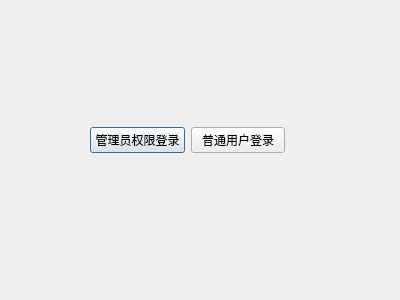
<?xml version="1.0" encoding="UTF-8"?>
<ui version="4.0">
 <class>ChooseUser</class>
 <widget class="QDialog" name="ChooseUser">
  <property name="geometry">
   <rect>
    <x>0</x>
    <y>0</y>
    <width>400</width>
    <height>300</height>
   </rect>
  </property>
  <property name="windowTitle">
   <string>Dialog</string>
  </property>
  <widget class="QWidget" name="horizontalLayoutWidget">
   <property name="geometry">
    <rect>
     <x>90</x>
     <y>100</y>
     <width>195</width>
     <height>80</height>
    </rect>
   </property>
   <layout class="QHBoxLayout" name="horizontalLayout">
    <item>
     <widget class="QPushButton" name="pushButton_2">
      <property name="text">
       <string>管理员权限登录</string>
      </property>
     </widget>
    </item>
    <item>
     <widget class="QPushButton" name="pushButton">
      <property name="text">
       <string>普通用户登录</string>
      </property>
     </widget>
    </item>
   </layout>
  </widget>
 </widget>
 <resources/>
 <connections/>
</ui>
